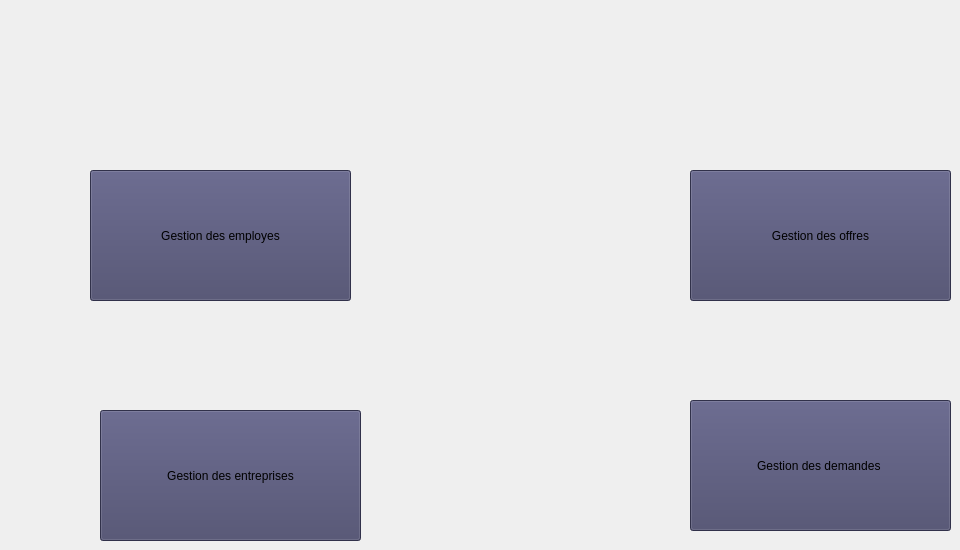
    <widget class="QWidget" name="page_0">
     <widget class="QPushButton" name="Module_employe">
      <property name="geometry">
       <rect>
        <x>90</x>
        <y>170</y>
        <width>261</width>
        <height>131</height>
       </rect>
      </property>
      <property name="styleSheet">
       <string notr="true">background-color: rgb(69, 69, 104);</string>
      </property>
      <property name="text">
       <string>Gestion des employes</string>
      </property>
     </widget>
     <widget class="QPushButton" name="Module_entreprise">
      <property name="geometry">
       <rect>
        <x>100</x>
        <y>410</y>
        <width>261</width>
        <height>131</height>
       </rect>
      </property>
      <property name="styleSheet">
       <string notr="true">background-color: rgb(69, 69, 104);</string>
      </property>
      <property name="text">
       <string>Gestion des entreprises</string>
      </property>
     </widget>
     <widget class="QPushButton" name="Module_offre">
      <property name="geometry">
       <rect>
        <x>690</x>
        <y>170</y>
        <width>261</width>
        <height>131</height>
       </rect>
      </property>
      <property name="styleSheet">
       <string notr="true">background-color: rgb(69, 69, 104);</string>
      </property>
      <property name="text">
       <string>Gestion des offres</string>
      </property>
     </widget>
     <widget class="QPushButton" name="Module_demande">
      <property name="geometry">
       <rect>
        <x>690</x>
        <y>400</y>
        <width>261</width>
        <height>131</height>
       </rect>
      </property>
      <property name="styleSheet">
       <string notr="true">background-color: rgb(69, 69, 104);</string>
      </property>
      <property name="text">
       <string>Gestion des demandes </string>
      </property>
     </widget>
    </widget>
